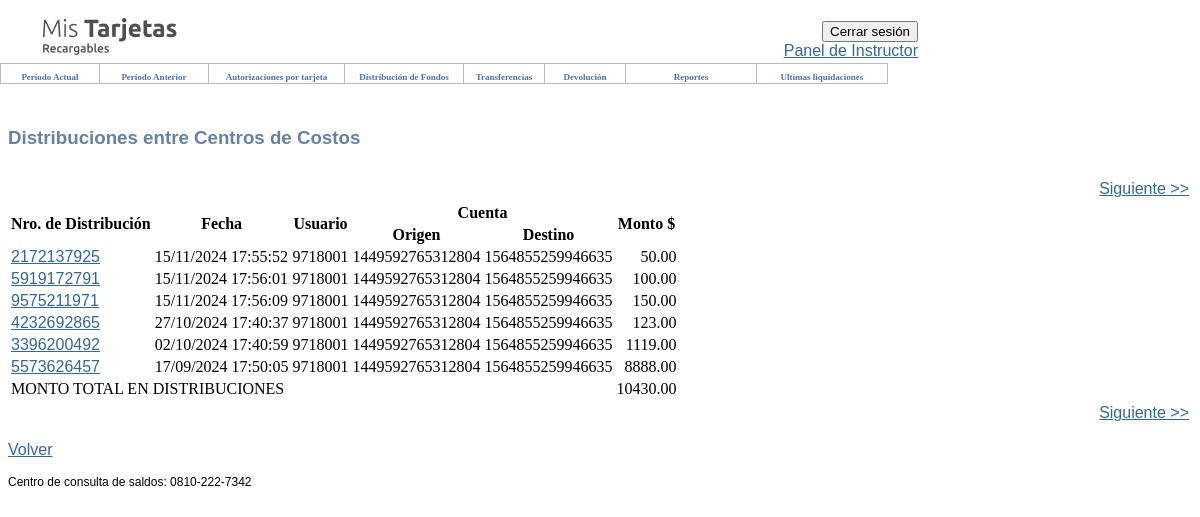
Page /costcenter/distribuciones/consulta/ (signed in) on the earlier database version.
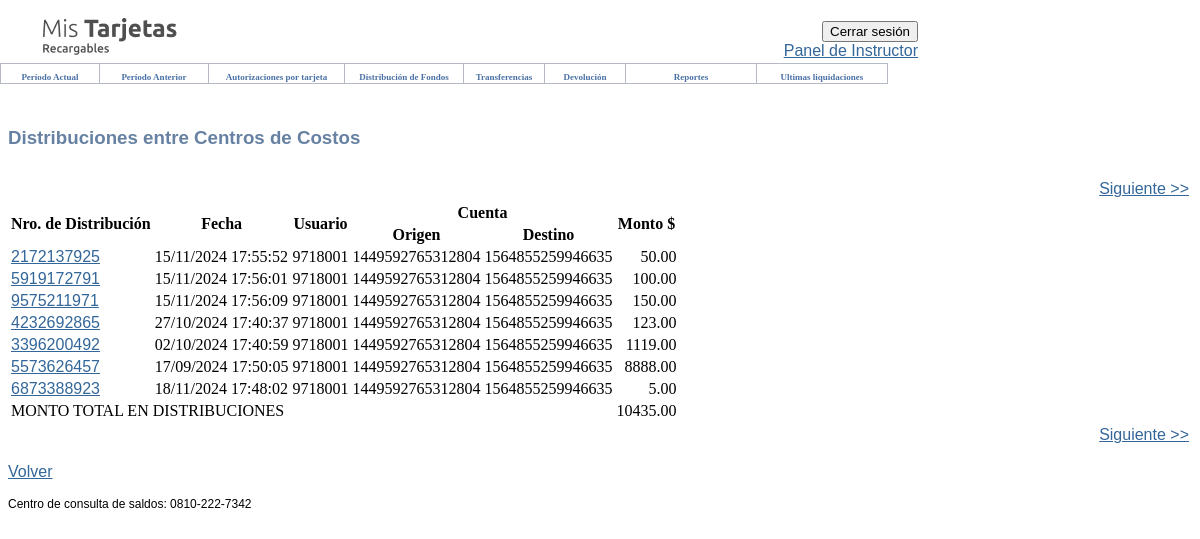
Same page on the later database version.
### costcenter/models.py (models this page shows, shortened)
class Distribution(models.Model):
    id = models.BigIntegerField(primary_key=True, unique=True, editable=False)
    user = models.ForeignKey(User, on_delete=models.CASCADE)
    from_account = models.ForeignKey(Cards, on_delete=models.CASCADE, blank=True, null=True, related_name="from+")
    to_account = models.ForeignKey(Cards, on_delete=models.CASCADE, blank=True, null=True, related_name="to+")
    amount = models.DecimalField(max_digits=10, decimal_places=2, validators=[MinValueValidator(0)])
    distribution_date = models.DateTimeField()
    class Meta:
        verbose_name = "Distribución"
        verbose_name_plural = "Distribuciones"

class Cards(models.Model):
    user = models.ForeignKey(User, on_delete=models.CASCADE)
    is_costcenter = models.BooleanField(default=False)
    card_name = models.CharField(max_length=50)
    card_number = models.IntegerField(validators=[
                                                MinValueValidator(1000000000000000),
                                                MaxValueValidator(9999999999999999)
    ], unique=True)
    money = models.FloatField(default=0.0)
    class Meta:
        verbose_name = "Card"
        verbose_name_plural = "Cards"

### costcenter/views.py (the view, shortened to what this page needs)
# urls.py: path('distribuciones/consulta/', consulta_distribuciones, name='consulta_distribuciones'),
def consulta_distribuciones(request):
    distribuciones = Distribution.objects.all()
    usuario = request.user
    distribuciones = distribuciones.filter(user=usuario)
    total_monto = distribuciones.aggregate(total=Sum('amount'))['total'] or 0
    context = {
        'distribuciones': distribuciones,
        'total_monto': total_monto,
        'usuario_id': usuario.id,
    }
    return render(request, 'costcenter/distribuciones_realizadas_filtradas.html', context)

### templates/costcenter/distribuciones_realizadas_filtradas.html (shortened to what this page needs)
{% extends 'base.html' %}
{% block body %}
<link href="https://prismanet.prismamediosdepago.com/recargables/media/styles.css" rel="stylesheet" type="text/css">
<link href="https://prismanet.prismamediosdepago.com/recargables/media/TablasStyles.css" rel="stylesheet" type="text/css">
<div id="title">
        <h3>Distribuciones entre Centros de Costos</h3>
    </div>
    <div id="body">
        <table width="100%">
            <tr>
                <td>&nbsp;</td>
                <td align="right">&nbsp;
                    <a href="{% url 'consulta_distribuciones' %}?page=2" title="Siguiente">Siguiente &gt;&gt;</a>
                </td>
            </tr>
        </table>
        <table>
            <thead>
                <tr>
                    <th class="TablaHeader" rowspan="2">Nro. de Distribución</th>
                    <th class="TablaHeader" rowspan="2">Fecha</th>
                    <th class="TablaHeader" rowspan="2">Usuario</th>
                    <th class="TablaHeader" colspan="2">Cuenta</th>
                    <th class="TablaHeader" rowspan="2">Monto $</th>
                </tr>
                <tr>
                    <th class="TablaHeader">Origen</th>
                    <th class="TablaHeader">Destino</th>
                </tr>
            </thead>
            <tbody>
                {% for distribucion in distribuciones %}
                    <tr>
                        <td class="TablaRows2">
                            <a href="{% url 'detalle_distribucion' distribucion.id %}" title="Ver comprobante de la distribución {{ distribucion.id }}">
                                {{ distribucion.id }}
                            </a>
                        </td>
                        <td class="TablaRows" style="text-align: left;">
                            {{ distribucion.distribution_date|date:"d/m/Y H:i:s" }}
                        </td>
                        <td class="TablaRows" style="text-align: left;">
                                971800{{ usuario_id }}
                        </td>
                        <td class="TablaRows">{{ distribucion.from_account.card_number }}</td>
                        <td class="TablaRows">{{ distribucion.to_account.card_number }}</td>
                        <td align="right" class="TablaRows">{{ distribucion.amount|floatformat:2 }}</td>
                    </tr>
                {% empty %}
                    <tr>
                        <td colspan="6" class="TablaRows" style="text-align: center;">No hay distribuciones encontradas.</td>
                    </tr>
                {% endfor %}
                <tr>
                    <td class="TablaRows2" colspan="5">MONTO TOTAL EN DISTRIBUCIONES</td>
                    <td align="right" class="TablaRows">{{ total_monto|floatformat:2 }}</td>
                </tr>
            </tbody>
        </table>
        <table width="100%">
            <tr>
                <td>&nbsp;</td>
                <td align="right">&nbsp;
                    <a href="{% url 'consulta_distribuciones' %}?page=2" title="Siguiente">Siguiente &gt;&gt;</a>
                </td>
            </tr>
        </table>
    </div>
    <div id="foot">
        <p><a href="{% url 'consulta_distribuciones' %}">Volver</a></p>
        <p class="TextoBaseChico">Centro de consulta de saldos: 0810-222-7342</p>
    </div>
{% endblock %}

Differences in the rows shown:
added Distribution: id "6873388923", distribution_date "18/11/2024 17:48:02", usuario_id "1", from_account.card_number "1449592765312804", to_account.card_number "1564855259946635", amount "5.00"
Other differences:
{{ total_monto|floatformat:2 }}: "10430.00" → "10435.00"
